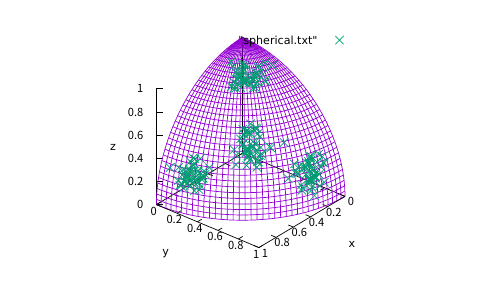

The script that saved this image:
set parametric
set angle degree
set urange [0:90]
set vrange [0:90]
set isosample 36,36
set view 60,130
set view equal xyz
set xlabel "x"
set ylabel "y"
set zlabel "z"
set ticslevel 0
set samples 1000
a=1
splot a*cos(u)*cos(v),a*sin(u)*cos(v),a*sin(v) notitle, "spherical.txt" 
set terminal pdf
set output "spherical.pdf"
replot
